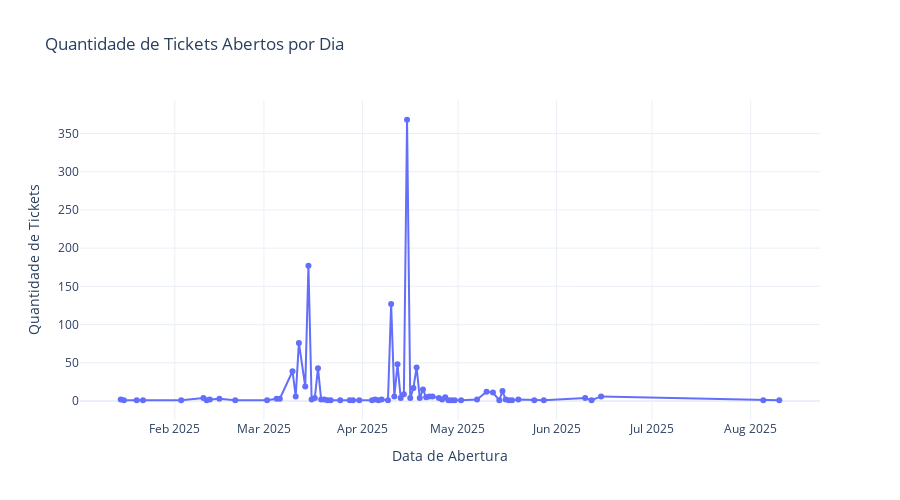

The notebook cell this image was saved under:
### Code cell
import plotly.express as px

df['opening_date'] = pd.to_datetime(df['opening_date'])

tickets_por_dia = df.groupby(df['opening_date'].dt.date).size().reset_index(name='quantidade')

fig = px.line(
    tickets_por_dia,
    x='opening_date',
    y='quantidade',
    title='Quantidade de Tickets Abertos por Dia',
    labels={'opening_date': 'Data', 'quantidade': 'Quantidade de Tickets'},
    markers=True,
    template='plotly_white'
)

fig.update_layout(
    xaxis_title='Data de Abertura',
    yaxis_title='Quantidade de Tickets',
    hovermode='x unified',
    height=500
)

fig.show()

### Figure 1 — Plotly figure (JSON) as saved in the notebook; plotly's stock layout.template omitted (floating-point values rounded to 4 significant figures)
{"data": [{"hovertemplate": "Data=%{x}<br>Quantidade de Tickets=%{y}<extra></extra>", "legendgroup": "", "line": {"color": "#636efa", "dash": "solid"}, "marker": {"symbol": "circle"}, "mode": "lines+markers", "name": "", "orientation": "v", "showlegend": false, "type": "scatter", "x": ["2025-01-15", "2025-01-16", "2025-01-20", "2025-01-22", "2025-02-03", "2025-02-10", "2025-02-11", "2025-02-12", "2025-02-15", "2025-02-20", "2025-03-02", "2025-03-05", "2025-03-06", "2025-03-10", "2025-03-11", "2025-03-12", "2025-03-14", "2025-03-15", "2025-03-16", "2025-03-17", "2025-03-18", "2025-03-19", "2025-03-20", "2025-03-21", "2025-03-22", "2025-03-25", "2025-03-28", "2025-03-29", "2025-03-31", "2025-04-04", "2025-04-05", "2025-04-06", "2025-04-07", "2025-04-09", "2025-04-10", "2025-04-11", "2025-04-12", "2025-04-13", "2025-04-14", "2025-04-15", "2025-04-16", "2025-04-17", "2025-04-18", "2025-04-19", "2025-04-20", "2025-04-21", "2025-04-22", "2025-04-23", "2025-04-25", "2025-04-26", "2025-04-27", "2025-04-28", "2025-04-29", "2025-04-30", "2025-05-02", "2025-05-07", "2025-05-10", "2025-05-12", "2025-05-14", "2025-05-15", "2025-05-16", "2025-05-17", "2025-05-18", "2025-05-20", "2025-05-25", "2025-05-28", "2025-06-10", "2025-06-12", "2025-06-15", "2025-08-05", "2025-08-10"], "xaxis": "x", "y": [2, 1, 1, 1, 1, 4, 1, 2, 3, 1, 1, 3, 3, 39, 6, 76, 19, 177, 2, 4, 43, 2, 2, 1, 1, 1, 1, 1, 1, 1, 2, 1, 2, 1, 127, 6, 48, 4, 9, 368, 4, 17, 44, 4, 15, 5, 6, 6, 4, 2, 5, 1, 1, 1, 1, 2, 12, 11, 1, 13, 2, 1, 1, 2, 1, 1, 4, 1, 6, 1, 1], "yaxis": "y"}], "layout": {"height": 500, "hovermode": "x unified", "legend": {"tracegroupgap": 0}, "title": {"text": "Quantidade de Tickets Abertos por Dia"}, "xaxis": {"anchor": "y", "domain": [0, 1], "title": {"text": "Data de Abertura"}}, "yaxis": {"anchor": "x", "domain": [0, 1], "title": {"text": "Quantidade de Tickets"}}}}
